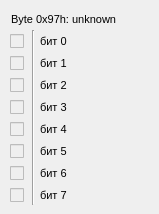
   <widget class="QWidget" name="b097">
    <attribute name="title">
     <string>Byte 97h</string>
    </attribute>
    <widget class="Line" name="line_9">
     <property name="geometry">
      <rect>
       <x>23</x>
       <y>30</y>
       <width>20</width>
       <height>175</height>
      </rect>
     </property>
     <property name="orientation">
      <enum>Qt::Vertical</enum>
     </property>
    </widget>
    <widget class="QLabel" name="label_47">
     <property name="geometry">
      <rect>
       <x>11</x>
       <y>11</y>
       <width>139</width>
       <height>16</height>
      </rect>
     </property>
     <property name="font">
      <font>
       <pointsize>8</pointsize>
      </font>
     </property>
     <property name="text">
      <string>Byte 0x97h: unknown</string>
     </property>
     <property name="alignment">
      <set>Qt::AlignLeading|Qt::AlignLeft|Qt::AlignVCenter</set>
     </property>
    </widget>
    <widget class="QLabel" name="label_44">
     <property name="geometry">
      <rect>
       <x>40</x>
       <y>77</y>
       <width>31</width>
       <height>16</height>
      </rect>
     </property>
     <property name="font">
      <font>
       <pointsize>8</pointsize>
      </font>
     </property>
     <property name="text">
      <string>бит 2</string>
     </property>
    </widget>
    <widget class="QCheckBox" name="byte097hbit2">
     <property name="enabled">
      <bool>false</bool>
     </property>
     <property name="geometry">
      <rect>
       <x>10</x>
       <y>77</y>
       <width>16</width>
       <height>16</height>
      </rect>
     </property>
     <property name="text">
      <string/>
     </property>
    </widget>
    <widget class="QLabel" name="label_62">
     <property name="geometry">
      <rect>
       <x>40</x>
       <y>187</y>
       <width>31</width>
       <height>16</height>
      </rect>
     </property>
     <property name="font">
      <font>
       <pointsize>8</pointsize>
      </font>
     </property>
     <property name="text">
      <string>бит 7</string>
     </property>
     <property name="alignment">
      <set>Qt::AlignLeading|Qt::AlignLeft|Qt::AlignVCenter</set>
     </property>
    </widget>
    <widget class="QCheckBox" name="byte097hbit0">
     <property name="enabled">
      <bool>false</bool>
     </property>
     <property name="geometry">
      <rect>
       <x>10</x>
       <y>33</y>
       <width>16</width>
       <height>16</height>
      </rect>
     </property>
     <property name="text">
      <string/>
     </property>
    </widget>
    <widget class="QCheckBox" name="byte097hbit4">
     <property name="enabled">
      <bool>false</bool>
     </property>
     <property name="geometry">
      <rect>
       <x>10</x>
       <y>121</y>
       <width>16</width>
       <height>16</height>
      </rect>
     </property>
     <property name="text">
      <string/>
     </property>
     <property name="checked">
      <bool>false</bool>
     </property>
    </widget>
    <widget class="QLabel" name="label_42">
     <property name="geometry">
      <rect>
       <x>40</x>
       <y>165</y>
       <width>31</width>
       <height>16</height>
      </rect>
     </property>
     <property name="font">
      <font>
       <pointsize>8</pointsize>
      </font>
     </property>
     <property name="text">
      <string>бит 6</string>
     </property>
     <property name="alignment">
      <set>Qt::AlignLeading|Qt::AlignLeft|Qt::AlignVCenter</set>
     </property>
    </widget>
    <widget class="QCheckBox" name="byte097hbit6">
     <property name="enabled">
      <bool>false</bool>
     </property>
     <property name="geometry">
      <rect>
       <x>10</x>
       <y>165</y>
       <width>16</width>
       <height>16</height>
      </rect>
     </property>
     <property name="text">
      <string/>
     </property>
    </widget>
    <widget class="QCheckBox" name="byte097hbit7">
     <property name="enabled">
      <bool>false</bool>
     </property>
     <property name="geometry">
      <rect>
       <x>10</x>
       <y>187</y>
       <width>16</width>
       <height>16</height>
      </rect>
     </property>
     <property name="text">
      <string/>
     </property>
    </widget>
    <widget class="QLabel" name="label_57">
     <property name="geometry">
      <rect>
       <x>40</x>
       <y>33</y>
       <width>31</width>
       <height>16</height>
      </rect>
     </property>
     <property name="font">
      <font>
       <pointsize>8</pointsize>
      </font>
     </property>
     <property name="toolTip">
      <string/>
     </property>
     <property name="toolTipDuration">
      <number>-1</number>
     </property>
     <property name="autoFillBackground">
      <bool>false</bool>
     </property>
     <property name="text">
      <string>бит 0</string>
     </property>
    </widget>
    <widget class="QCheckBox" name="byte097hbit3">
     <property name="enabled">
      <bool>false</bool>
     </property>
     <property name="geometry">
      <rect>
       <x>10</x>
       <y>99</y>
       <width>16</width>
       <height>16</height>
      </rect>
     </property>
     <property name="text">
      <string/>
     </property>
    </widget>
    <widget class="QLabel" name="label_63">
     <property name="geometry">
      <rect>
       <x>40</x>
       <y>121</y>
       <width>31</width>
       <height>16</height>
      </rect>
     </property>
     <property name="font">
      <font>
       <pointsize>8</pointsize>
      </font>
     </property>
     <property name="text">
      <string>бит 4</string>
     </property>
    </widget>
    <widget class="QCheckBox" name="byte097hbit1">
     <property name="enabled">
      <bool>false</bool>
     </property>
     <property name="geometry">
      <rect>
       <x>10</x>
       <y>55</y>
       <width>16</width>
       <height>16</height>
      </rect>
     </property>
     <property name="text">
      <string/>
     </property>
    </widget>
    <widget class="QLabel" name="label_65">
     <property name="geometry">
      <rect>
       <x>40</x>
       <y>99</y>
       <width>31</width>
       <height>16</height>
      </rect>
     </property>
     <property name="font">
      <font>
       <pointsize>8</pointsize>
      </font>
     </property>
     <property name="text">
      <string>бит 3</string>
     </property>
    </widget>
    <widget class="QLabel" name="label_66">
     <property name="geometry">
      <rect>
       <x>40</x>
       <y>143</y>
       <width>31</width>
       <height>16</height>
      </rect>
     </property>
     <property name="font">
      <font>
       <pointsize>8</pointsize>
      </font>
     </property>
     <property name="text">
      <string>бит 5</string>
     </property>
     <property name="alignment">
      <set>Qt::AlignLeading|Qt::AlignLeft|Qt::AlignVCenter</set>
     </property>
    </widget>
    <widget class="QCheckBox" name="byte097hbit5">
     <property name="enabled">
      <bool>false</bool>
     </property>
     <property name="geometry">
      <rect>
       <x>10</x>
       <y>143</y>
       <width>16</width>
       <height>16</height>
      </rect>
     </property>
     <property name="text">
      <string/>
     </property>
    </widget>
    <widget class="QLabel" name="label_64">
     <property name="geometry">
      <rect>
       <x>40</x>
       <y>55</y>
       <width>31</width>
       <height>16</height>
      </rect>
     </property>
     <property name="font">
      <font>
       <pointsize>8</pointsize>
      </font>
     </property>
     <property name="text">
      <string>бит 1</string>
     </property>
    </widget>
   </widget>
